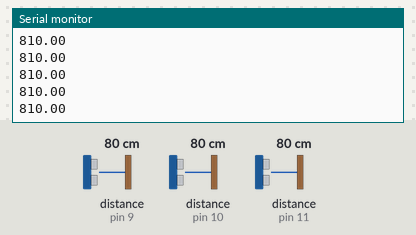
Recording of a sketch running on a simulated Arduino Uno, built with avr-gcc and run on an emulated ATmega328P. Shown: the last lines printed to the serial monitor. Inputs (shaded band) come from the test bench; at power-on: distance to the obstacle (sensors on pin 9, pin 10, pin 11) 80 cm. The echo pulse lasts 58.3 µs per cm.

Above: at 1.8 s.
1.9 s: distance to the obstacle (sensor on pin 9) set to 2 cm
At 2.9 s:
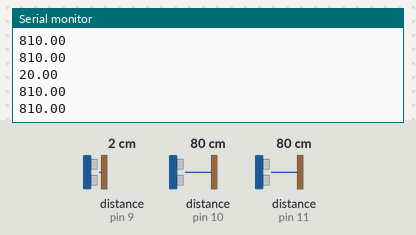
3.4 s: distance to the obstacle (sensor on pin 10) set to 4 cm
At 4.7 s:
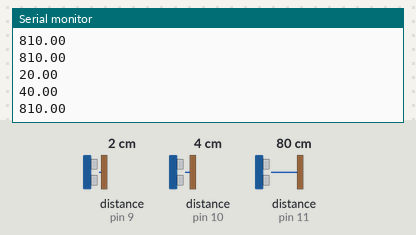
4.9 s: distance to the obstacle (sensor on pin 11) set to 9 cm
At 5.9 s:
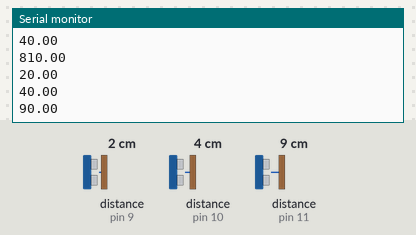
6.4 s: distance to the obstacle (sensor on pin 9) set to 18 cm
At 7.7 s:
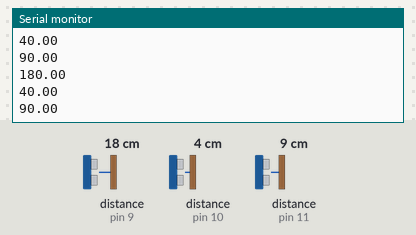
7.9 s: distance to the obstacle (sensor on pin 10) set to 35 cm
At 8.9 s:
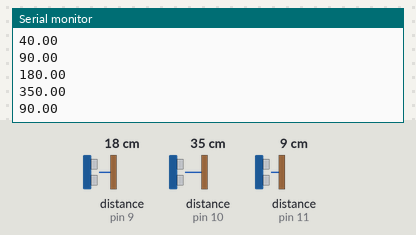
9.4 s: distance to the obstacle (sensor on pin 11) set to 60 cm
At 10.9 s:
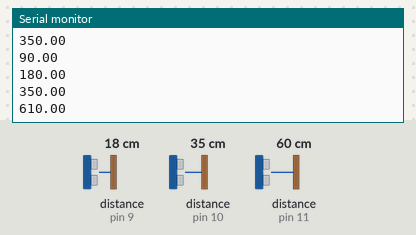
Timing chart, 0 to 11.9 s (numbered marks = the images above; inputs shaded):
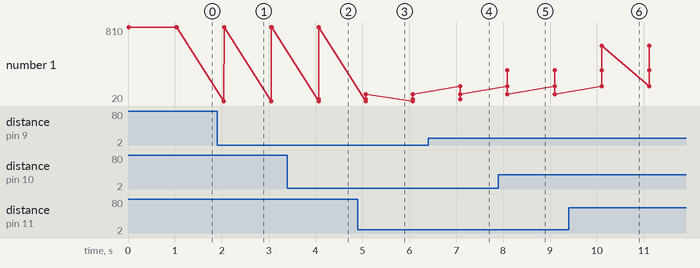

Measured:
- after the input at 1.9 s, the serial monitor: prints a new line after 0.15 s (image 1)
- after the input at 3.4 s, the serial monitor: prints a new line after 0.67 s (image 2)
- after the input at 4.9 s, the serial monitor: prints a new line after 0.17 s (image 3)
- after the input at 6.4 s, the serial monitor: prints a new line after 0.68 s (image 4)
- after the input at 7.9 s, the serial monitor: prints a new line after 0.19 s (image 5)
- after the input at 9.4 s, the serial monitor: prints a new line after 0.71 s (image 6)
- plotted number 1: 810 → 90 after the input at 4.9 s, 90 → 610 after the input at 9.4 s

The sketch:

_____3___.ino
```cpp
// ---------------------------------------------------------------------------
// Example NewPing library sketch that pings 3 sensors 20 times a second.
// ---------------------------------------------------------------------------
#define FL_TRIG_ECHO 9
#define FR_TRIG_ECHO 10
#define R_TRIG_ECHO 11
float FL_Sonar_distance , FR_Sonar_distance , R_Sonar_distance = 0.0;

#include <NewPing.h>

#define SONAR_NUM 3      // Number of sensors.
#define MAX_DISTANCE 100 // Maximum distance (in cm) to ping.

NewPing sonar[SONAR_NUM] = {   // Sensor object array.
  NewPing(9, 9, MAX_DISTANCE), // Each sensor's trigger pin, echo pin, and max distance to ping.
  NewPing(10, 10, MAX_DISTANCE),
  NewPing(11, 11, MAX_DISTANCE)
};


void read_sonar_sensor()
{
    FL_Sonar_distance = sonar[0].ping_cm()*10.0;
    FR_Sonar_distance = sonar[1].ping_cm()*10.0;
    R_Sonar_distance = sonar[2].ping_cm()*10.0;
    if(FL_Sonar_distance == 0){FL_Sonar_distance = MAX_DISTANCE * 10.0;}
    if(FR_Sonar_distance == 0){FR_Sonar_distance = MAX_DISTANCE * 10.0;}
    if(R_Sonar_distance == 0){R_Sonar_distance = MAX_DISTANCE * 10.0;}
}
void setup() {
  Serial.begin(115200); // Open serial monitor at 115200 baud to see ping results.
}

void loop() {
  read_sonar_sensor();


    Serial.println(FL_Sonar_distance);
    Serial.println(FR_Sonar_distance);
    Serial.println(R_Sonar_distance);

     delay(1000);
  }
```
